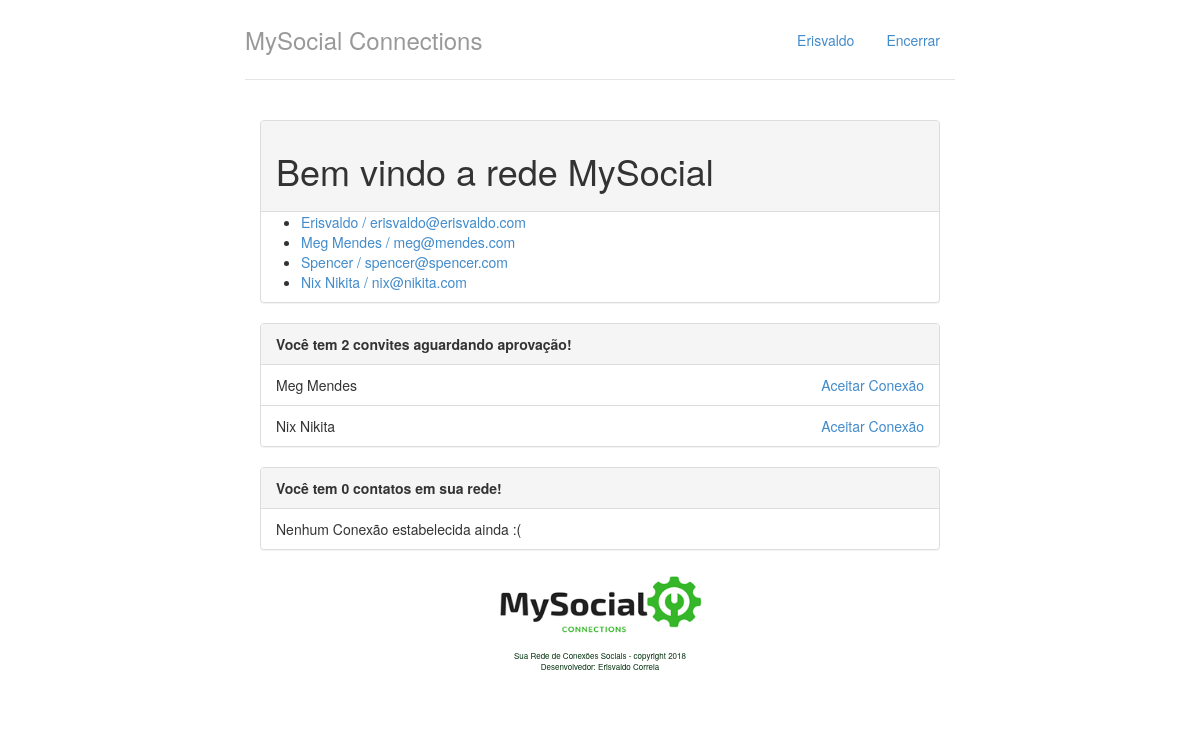
/, run on an earlier commit of the app's database.
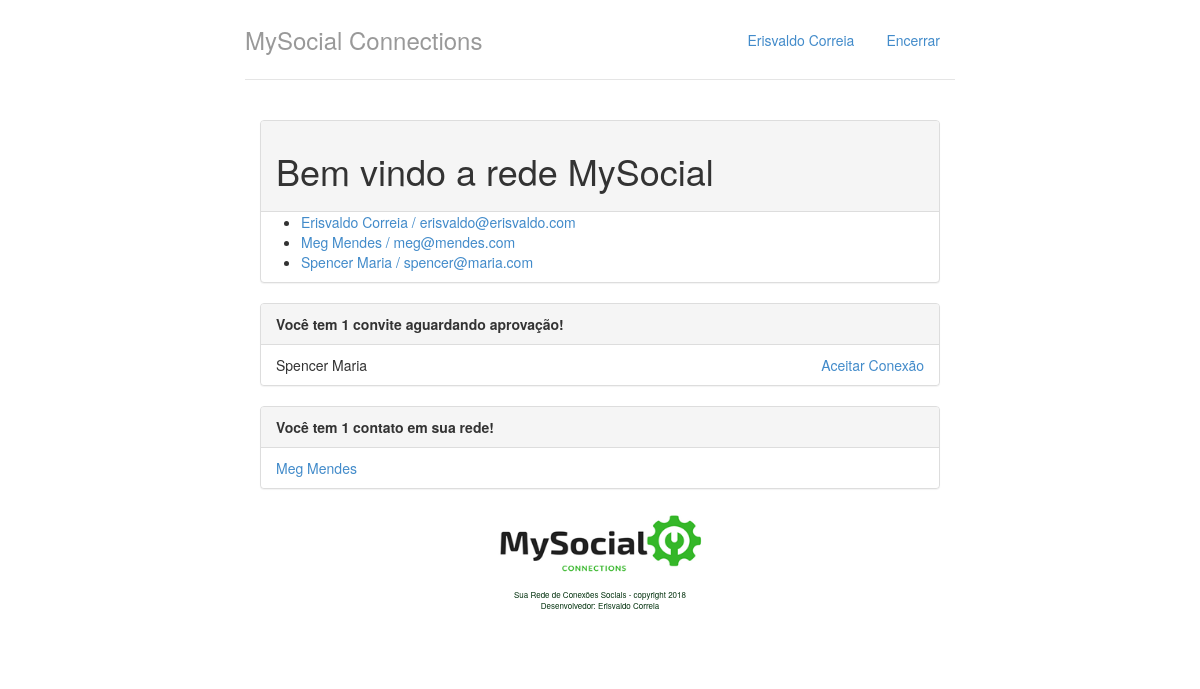
And on a later commit of the database.
### perfis/models.py (models this page shows, shortened)
class Perfil(models.Model):
    nome = models.CharField(max_length=255, null=False)
    email = models.CharField(max_length=255, null=False)
    telefone = models.CharField(max_length=15, null=False)
    empresa = models.CharField(max_length=50, null=False)
    contatos = models.ManyToManyField('self')

class Convite(models.Model):
    solicitante = models.ForeignKey(Perfil, related_name='convites_feitos', on_delete=models.CASCADE)
    convidado = models.ForeignKey(Perfil, related_name='convites_recebidos', on_delete=models.CASCADE)

### perfis/views.py (the view)
# urls.py: path('', views.index, name='index'),
def index(request):
    users = Perfil.objects.all()
    return render(request, 'perfis/index.html',
        {
            'usuarios' : users ,
            'perfil_logado' : get_perfil_logado(request)
        })

### perfis/views.py (called while the page is built)
def get_perfil_logado(request):
    return Perfil.objects.get(id=1)

### perfis/templates/perfis/index.html
{% extends "perfis/base.html" %}
{% load staticfiles %}
{% block body %}
<div class="col-lg-12">
<div class="panel panel-default">
    <div class="panel-heading">
        <h1>Bem vindo a rede MySocial</h1>
    </div>
    <ul>
        {% for cont in usuarios %}
        <li>
            <a href="{% url 'exibir' cont.id %}">
            {{ cont.nome }} / {{ cont.email }}
            </a>
        </li>
        {% endfor %}
    </ul>
</div>
<div class="panel panel-default">
    <div class="panel-heading">
        <strong>
            Você tem {{ perfil_logado.convites_recebidos.count }}
            convite{{ perfil_logado.convites_recebidos.count |pluralize }}
            aguardando aprovação!
        </strong>
    </div>
    {% if perfil_logado.convites_recebidos.count %}
    <ul class="list-group">
        {% for convite in perfil_logado.convites_recebidos.all %}
        <li class="list-group-item">
           {{ convite.solicitante.nome }}
           <a href="{% url 'aceitar' convite.id %}" class="pull-right">Aceitar Conexão</a>
        </li>
        {% endfor %}
    </ul>
    {% else %}
    <ul class="list-group">
        <li class="list-group-item">
            Nenhum Convite Recebido :(
        </li>
    </ul>
    {% endif %}
</div>
<div class="panel panel-default">
    <div class="panel-heading">
        <strong>
            Você tem {{ perfil_logado.contatos.count }}
            contato{{ perfil_logado.contatos.count |pluralize }}
            em sua rede!
        </strong>
    </div>
    {% if perfil_logado.contatos.count %}
    <ul class="list-group">
        {% for contato in perfil_logado.contatos.all %}
            <li class="list-group-item">
                <a href="{% url 'exibir' contato.id %}"> {{contato.nome}} </a>
            </li>
        {% endfor %}
    </ul>
    {% else %}
    <ul class="list-group">
        <li class="list-group-item">
            Nenhum Conexão estabelecida ainda :(
        </li>
    </ul>
    {% endif %}
</div>
</div>
{% endblock %}

### perfis/templates/perfis/base.html (shortened to what this page needs)
{% load staticfiles %}
<!DOCTYPE html>
<html lang="pt-br">
<head>
    <link rel="stylesheet" href="{% static "styles/bootstrap.css"%}">
    <link rel="stylesheet" href="{% static "styles/main.css"%}">
</head>
<body>
    <div class="container">
        <div class="header">
            <ul class="nav nav-pills pull-right">
                <li><a href="{% url "index" %}"> {{ perfil_logado.nome }} </a></li>
                <li><a href="/logout/"> Encerrar </a></li>
            </ul>
            <h3 class="text-muted">MySocial Connections</h3>
        </div>
        <div class="row content">
            {% block body %}
            {% endblock %}
            <p class="imgcenter">
                <img src="{% static "img/MySocialLogoSmall.png" %}" width="230" height="70">
            </p>
            <p class="imgcenter" style="font-size: 8px">
                Sua Rede de Conexões Sociais - copyright 2018<br>
                Desenvolvedor: Erisvaldo Correia
            </p>
        </div>
    </div>
</body>
</html>

What changed in the data, as far as the page shows it:
removed Perfil: nome "Nix Nikita", email "nix@nikita.com", shown under "Bem vindo a rede MySocial"
removed Convite: solicitante.nome "Meg Mendes"
removed Convite: solicitante.nome "Nix Nikita"
changed Perfil "erisvaldo@erisvaldo.com": nome "Erisvaldo" → "Erisvaldo Correia"; convites_recebidos.count "2" → "1"; contatos.count "0" → "1"
now on one of the page's lists (row edited): Perfil: nome "Meg Mendes"
changed Perfil: nome "Spencer" → "Spencer Maria"; email "spencer@spencer.com" → "spencer@maria.com"
now on this page (row edited): Convite: solicitante.nome "Spencer Maria"
Also different on the page:
text no longer shown: "Nenhum Conexão estabelecida ainda :("
